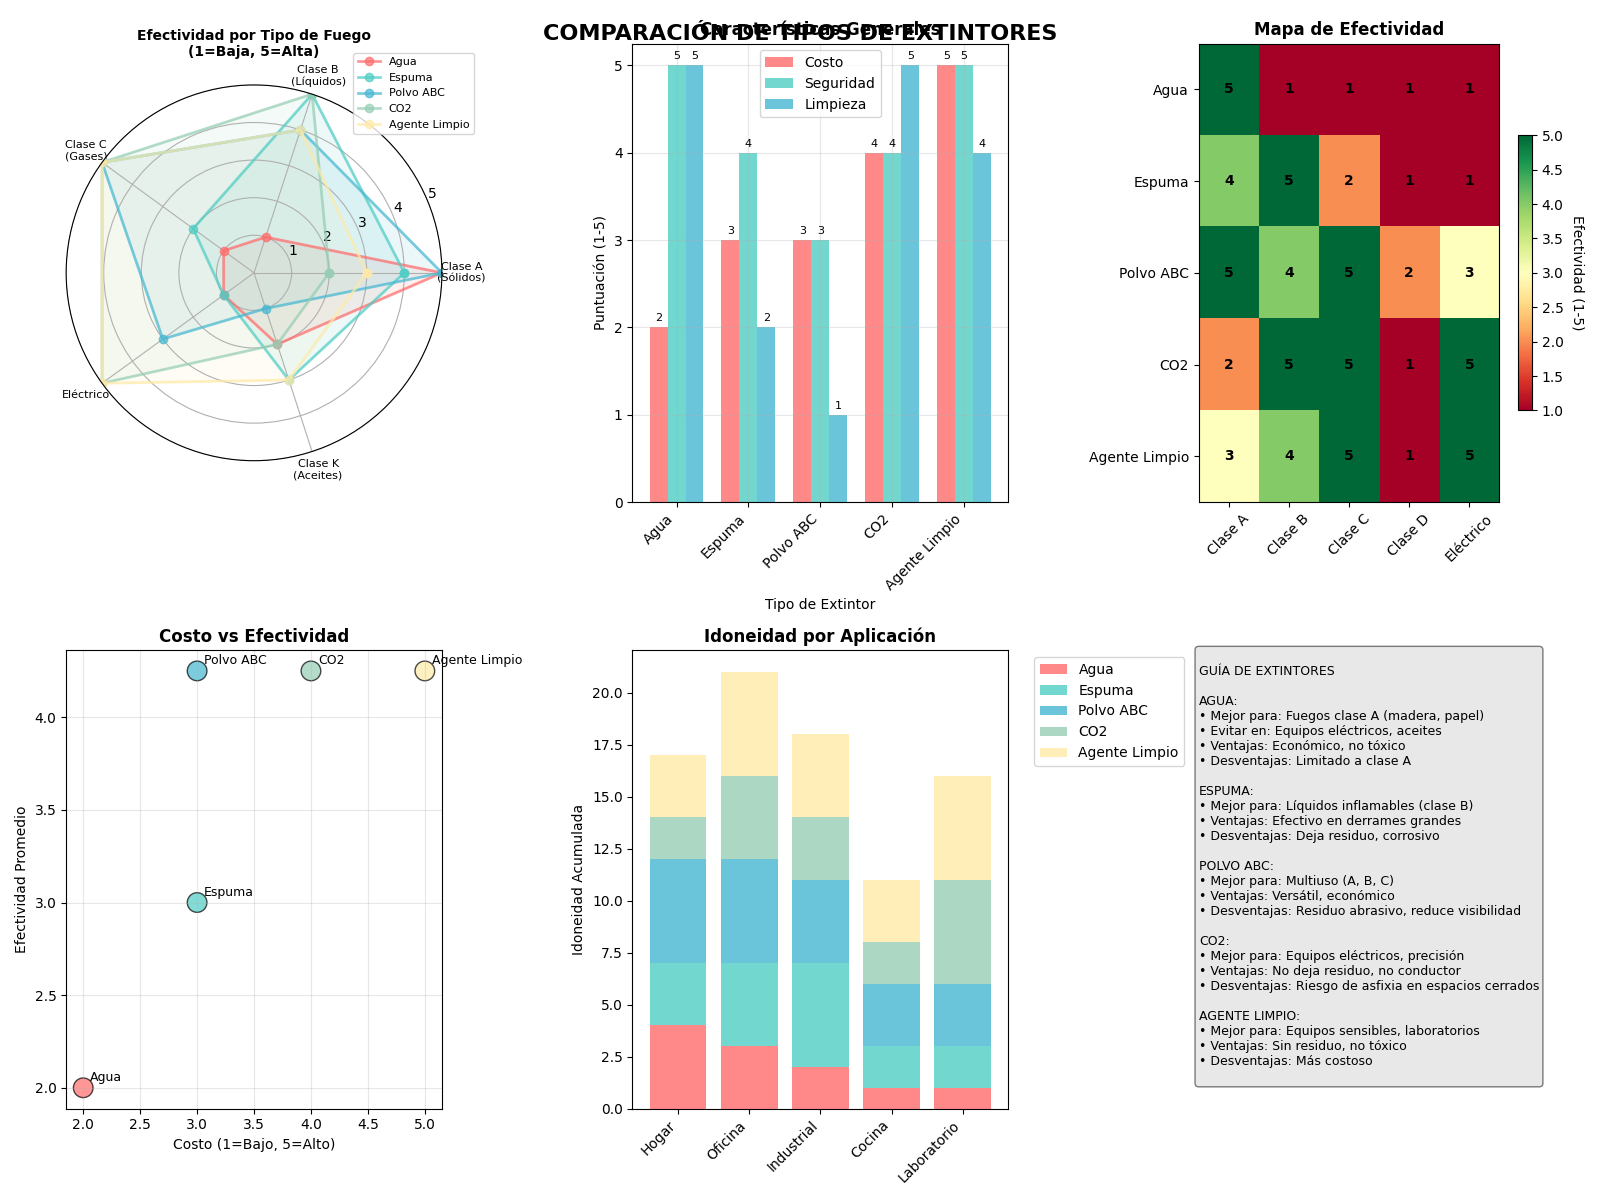

Recreate this plot in Python.
import matplotlib.pyplot as plt
import numpy as np
import pandas as pd

# Datos de los diferentes tipos de extintores
extintores_data = {
    'Tipo': ['Agua', 'Espuma', 'Polvo ABC', 'CO2', 'Agente Limpio'],
    'Clase_A': [5, 4, 5, 2, 3],  # Sólidos combustibles (madera, papel, tela)
    'Clase_B': [1, 5, 4, 5, 4],  # Líquidos inflamables
    'Clase_C': [1, 2, 5, 5, 5],  # Gases inflamables
    'Clase_D': [1, 1, 2, 1, 1],  # Metales combustibles
    'Clase_K': [2, 3, 1, 2, 3],  # Aceites vegetales/animales
    'Electrico': [1, 1, 3, 5, 5], # Equipos eléctricos
    'Costo': [2, 3, 3, 4, 5],    # 1=Bajo, 5=Alto
    'Toxicidad': [5, 4, 3, 4, 5], # 1=Alta toxicidad, 5=Baja toxicidad
    'Residuo': [5, 2, 1, 5, 4]   # 1=Mucho residuo, 5=Sin residuo
}

df = pd.DataFrame(extintores_data)

# Configurar el estilo
plt.style.use('default')
fig = plt.figure(figsize=(16, 12))

# 1. Gráfico de radar para efectividad por clase de fuego
ax1 = plt.subplot(2, 3, 1, projection='polar')

# Preparar datos para el gráfico de radar
categories = ['Clase A\n(Sólidos)', 'Clase B\n(Líquidos)', 'Clase C\n(Gases)', 
              'Eléctrico', 'Clase K\n(Aceites)']
angles = np.linspace(0, 2 * np.pi, len(categories), endpoint=False).tolist()
angles += angles[:1]  # Cerrar el círculo

colors = ['#FF6B6B', '#4ECDC4', '#45B7D1', '#96CEB4', '#FFEAA7']

for i, extintor in enumerate(df['Tipo']):
    values = [df.loc[i, 'Clase_A'], df.loc[i, 'Clase_B'], df.loc[i, 'Clase_C'], 
              df.loc[i, 'Electrico'], df.loc[i, 'Clase_K']]
    values += values[:1]
    ax1.plot(angles, values, 'o-', linewidth=2, label=extintor, color=colors[i], alpha=0.7)
    ax1.fill(angles, values, alpha=0.1, color=colors[i])

ax1.set_xticks(angles[:-1])
ax1.set_xticklabels(categories, fontsize=8)
ax1.set_ylim(0, 5)
ax1.set_title('Efectividad por Tipo de Fuego\n(1=Baja, 5=Alta)', fontsize=10, fontweight='bold')
ax1.legend(bbox_to_anchor=(1.1, 1.1), fontsize=8)
ax1.grid(True)

# 2. Gráfico de barras para comparación de características
ax2 = plt.subplot(2, 3, 2)
x = np.arange(len(df['Tipo']))
width = 0.25

bars1 = ax2.bar(x - width, df['Costo'], width, label='Costo', color='#FF6B6B', alpha=0.8)
bars2 = ax2.bar(x, df['Toxicidad'], width, label='Seguridad', color='#4ECDC4', alpha=0.8)
bars3 = ax2.bar(x + width, df['Residuo'], width, label='Limpieza', color='#45B7D1', alpha=0.8)

ax2.set_xlabel('Tipo de Extintor')
ax2.set_ylabel('Puntuación (1-5)')
ax2.set_title('Características Generales', fontweight='bold')
ax2.set_xticks(x)
ax2.set_xticklabels(df['Tipo'], rotation=45, ha='right')
ax2.legend()
ax2.grid(True, alpha=0.3)

# Añadir valores en las barras
for bars in [bars1, bars2, bars3]:
    for bar in bars:
        height = bar.get_height()
        ax2.annotate(f'{height}',
                    xy=(bar.get_x() + bar.get_width() / 2, height),
                    xytext=(0, 3),  # 3 points vertical offset
                    textcoords="offset points",
                    ha='center', va='bottom', fontsize=8)

# 3. Mapa de calor para efectividad
ax3 = plt.subplot(2, 3, 3)
effectiveness_data = df[['Clase_A', 'Clase_B', 'Clase_C', 'Clase_D', 'Electrico']].values
im = ax3.imshow(effectiveness_data, cmap='RdYlGn', aspect='auto', vmin=1, vmax=5)

ax3.set_xticks(range(5))
ax3.set_xticklabels(['Clase A', 'Clase B', 'Clase C', 'Clase D', 'Eléctrico'], rotation=45)
ax3.set_yticks(range(len(df['Tipo'])))
ax3.set_yticklabels(df['Tipo'])
ax3.set_title('Mapa de Efectividad', fontweight='bold')

# Añadir valores en el mapa de calor
for i in range(len(df['Tipo'])):
    for j in range(5):
        ax3.text(j, i, effectiveness_data[i, j], ha="center", va="center", color="black", fontweight='bold')

# Barra de color
cbar = plt.colorbar(im, ax=ax3, shrink=0.6)
cbar.set_label('Efectividad (1-5)', rotation=270, labelpad=15)

# 4. Gráfico de dispersión: Costo vs Efectividad promedio
ax4 = plt.subplot(2, 3, 4)
efectividad_promedio = df[['Clase_A', 'Clase_B', 'Clase_C', 'Electrico']].mean(axis=1)

scatter = ax4.scatter(df['Costo'], efectividad_promedio, 
                     c=colors, s=200, alpha=0.7, edgecolors='black', linewidth=1)

for i, txt in enumerate(df['Tipo']):
    ax4.annotate(txt, (df['Costo'].iloc[i], efectividad_promedio.iloc[i]), 
                xytext=(5, 5), textcoords='offset points', fontsize=9)

ax4.set_xlabel('Costo (1=Bajo, 5=Alto)')
ax4.set_ylabel('Efectividad Promedio')
ax4.set_title('Costo vs Efectividad', fontweight='bold')
ax4.grid(True, alpha=0.3)

# 5. Gráfico de barras apiladas para aplicaciones
ax5 = plt.subplot(2, 3, 5)
aplicaciones = ['Hogar', 'Oficina', 'Industrial', 'Cocina', 'Laboratorio']
data_aplicaciones = {
    'Agua': [4, 3, 2, 1, 1],
    'Espuma': [3, 4, 5, 2, 2],
    'Polvo ABC': [5, 5, 4, 3, 3],
    'CO2': [2, 4, 3, 2, 5],
    'Agente Limpio': [3, 5, 4, 3, 5]
}

bottom = np.zeros(5)
for i, (extintor, valores) in enumerate(data_aplicaciones.items()):
    ax5.bar(aplicaciones, valores, bottom=bottom, label=extintor, color=colors[i], alpha=0.8)
    bottom += valores

ax5.set_ylabel('Idoneidad Acumulada')
ax5.set_title('Idoneidad por Aplicación', fontweight='bold')
ax5.legend(bbox_to_anchor=(1.05, 1), loc='upper left')
plt.setp(ax5.get_xticklabels(), rotation=45, ha='right')

# 6. Información textual
ax6 = plt.subplot(2, 3, 6)
ax6.axis('off')

info_text = """
GUÍA DE EXTINTORES

AGUA:
• Mejor para: Fuegos clase A (madera, papel)
• Evitar en: Equipos eléctricos, aceites
• Ventajas: Económico, no tóxico
• Desventajas: Limitado a clase A

ESPUMA:
• Mejor para: Líquidos inflamables (clase B)
• Ventajas: Efectivo en derrames grandes
• Desventajas: Deja residuo, corrosivo

POLVO ABC:
• Mejor para: Multiuso (A, B, C)
• Ventajas: Versátil, económico
• Desventajas: Residuo abrasivo, reduce visibilidad

CO2:
• Mejor para: Equipos eléctricos, precisión
• Ventajas: No deja residuo, no conductor
• Desventajas: Riesgo de asfixia en espacios cerrados

AGENTE LIMPIO:
• Mejor para: Equipos sensibles, laboratorios
• Ventajas: Sin residuo, no tóxico
• Desventajas: Más costoso
"""

ax6.text(0, 1, info_text, transform=ax6.transAxes, fontsize=9,
         verticalalignment='top', bbox=dict(boxstyle="round,pad=0.3", 
         facecolor='lightgray', alpha=0.5))

plt.tight_layout()
plt.suptitle('COMPARACIÓN DE TIPOS DE EXTINTORES', fontsize=16, fontweight='bold', y=0.98)
plt.show()

# Tabla resumen
print("\n" + "="*80)
print("TABLA RESUMEN - EFECTIVIDAD POR TIPO DE FUEGO")
print("="*80)
print(f"{'Extintor':<15} {'Clase A':<8} {'Clase B':<8} {'Clase C':<8} {'Eléctrico':<10} {'Costo':<6}")
print("-"*80)
for i, row in df.iterrows():
    efectividad_a = "★" * row['Clase_A'] + "☆" * (5 - row['Clase_A'])
    efectividad_b = "★" * row['Clase_B'] + "☆" * (5 - row['Clase_B'])
    efectividad_c = "★" * row['Clase_C'] + "☆" * (5 - row['Clase_C'])
    efectividad_e = "★" * row['Electrico'] + "☆" * (5 - row['Electrico'])
    costo = "$" * row['Costo']
    
    print(f"{row['Tipo']:<15} {efectividad_a:<8} {efectividad_b:<8} {efectividad_c:<8} {efectividad_e:<10} {costo:<6}")

print("\nLeyenda: ★ = Efectivo, ☆ = No efectivo, $ = Nivel de costo")
